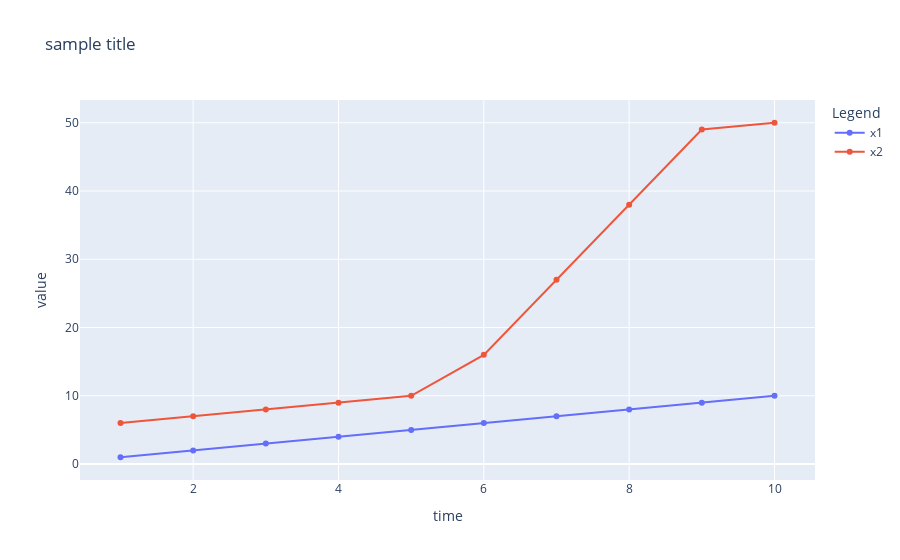

Source (notebook cell):
### Markdown cell above
## Time_Series_Plot

This package provides the plot function for the time series data. We can simply create the plot using the **create_plot** function, or simply call the **.plot** from the transformer.

### Code cell
tsp = create_plot(ts_data, dataCols = ['x1', 'x2'], title = "sample title", type = "scatter")
tsp

### Figure 1 — Plotly figure (JSON) as saved in the notebook; plotly's stock layout.template omitted (floating-point values rounded to 4 significant figures)
{"data": [{"name": "x1", "showlegend": true, "type": "scatter", "x": [1, 2, 3, 4, 5, 6, 7, 8, 9, 10], "y": [1, 2, 3, 4, 5, 6, 7, 8, 9, 10]}, {"name": "x2", "showlegend": true, "type": "scatter", "x": [1, 2, 3, 4, 5, 6, 7, 8, 9, 10], "y": [6, 7, 8, 9, 10, 16, 27, 38, 49, 50]}], "layout": {"legend": {"title": {"text": "Legend"}}, "title": {"text": "sample title"}, "xaxis": {"title": {"text": "time"}}, "yaxis": {"title": {"text": "value"}}}}
